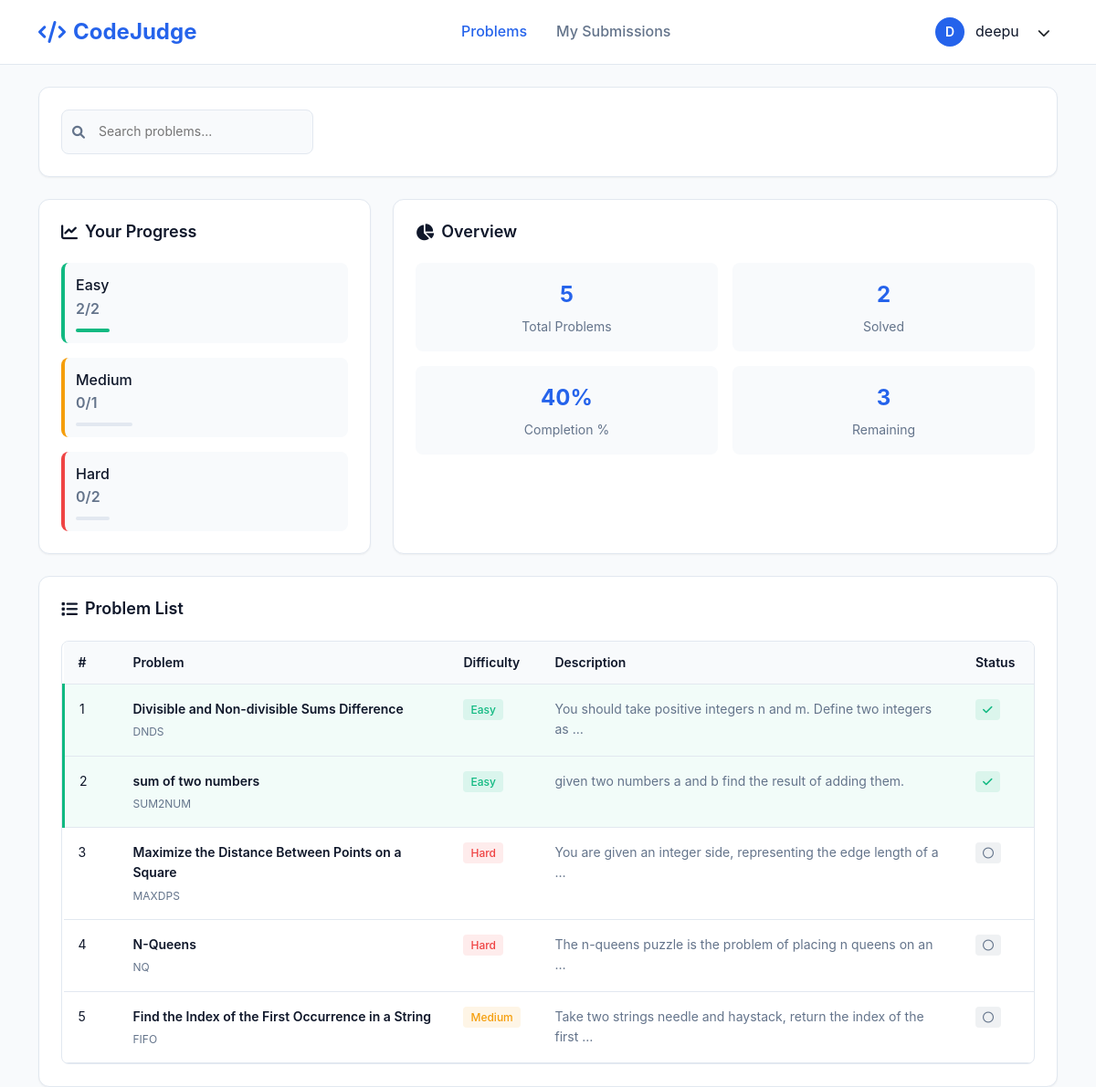
Screenshot of /problems/ (signed in) with the database file from the repository.
### core/models.py (models this page shows, shortened)
class Problem(models.Model):
    DIFFICULTY = (('E','Easy'),('M','Medium'),('H','Hard'))
    name = models.CharField(max_length=100)
    short_code = models.CharField(max_length=40,unique=True)
    statement = models.TextField()
    difficulty = models.CharField(max_length=1,choices=DIFFICULTY)

### core/views.py (the view, shortened to what this page needs)
# urls.py: path('', views.problems_list, name='problems_list'),
def problems_list(request):
    search_query = request.GET.get('search', '').strip()
    problems = Problem.objects.all()
    if search_query:
        problems = problems.filter(
            Q(name__icontains=search_query) |
            Q(short_code__icontains=search_query) |
            Q(statement__icontains=search_query)
        )
    problems = problems.order_by('difficulty', 'name')
    all_problems = Problem.objects.all()
    easy_count = all_problems.filter(difficulty='E').count()
    medium_count = all_problems.filter(difficulty='M').count()
    hard_count = all_problems.filter(difficulty='H').count()
    total_problems_count = all_problems.count()
    context = {
        'problems': problems,
        'search_query': search_query,
        'easy_count': easy_count,
        'medium_count': medium_count,
        'hard_count': hard_count,
        'total_problems_count': total_problems_count,
    }
    if request.user.is_authenticated:
        accepted_submissions = Submission.objects.filter(
            user=request.user,
            verdict='AC'
        ).values_list('problem__short_code', flat=True).distinct()
        solved_problems = set(accepted_submissions)
        easy_solved = 0
        medium_solved = 0
        hard_solved = 0
        for problem in all_problems:
            if problem.short_code in solved_problems:
                if problem.difficulty == 'E':
                    easy_solved += 1
                elif problem.difficulty == 'M':
                    medium_solved += 1
                elif problem.difficulty == 'H':
                    hard_solved += 1
        total_solved = len(solved_problems)
        remaining_problems = total_problems_count - total_solved
        user_progress = {
            'solved_problems': solved_problems,
            'easy_completed': easy_solved,
            'medium_completed': medium_solved,
            'hard_completed': hard_solved,
            'total_solved': total_solved,
            'remaining_problems': remaining_problems,
        }
        context['user_progress'] = user_progress
    return render(request, 'problem_list.html', context)

### core/templates/problem_list.html (shortened to what this page needs)
{% load static %}
<!DOCTYPE html>
<html lang="en">
<head>
    <link href="https://cdn.jsdelivr.net/npm/bootstrap@5.3.0/dist/css/bootstrap.min.css" rel="stylesheet">
    <link href="https://cdnjs.cloudflare.com/ajax/libs/font-awesome/6.0.0/css/all.min.css" rel="stylesheet">
</head>
<body>
    <header class="header">
        <div class="container">
            <div class="header-content">
                <a href="{% url 'core:problems_list' %}" class="logo">
                    <i class="fas fa-code"></i>
                    CodeJudge
                </a>
                <nav class="nav-links">
                    <a href="{% url 'core:problems_list' %}" class="nav-link active">Problems</a>
                    {% if user.is_authenticated %}
                    <a href="{% url 'core:submissions_list' %}" class="nav-link">My Submissions</a>
                    {% endif %}
                </nav>
                <div class="user-profile">
                    {% if user.is_authenticated %}
                    <div class="user-avatar">{{ user.username|first|upper }}</div>
                    <span>{{ user.username }}</span>
                    <div class="dropdown">
                        <button class="btn btn-sm" type="button" data-bs-toggle="dropdown">
                            <i class="fas fa-chevron-down"></i>
                        </button>
                    </div>
                    {% else %}
                    <a href="{% url 'authentication:login-user' %}" class="nav-link">Login</a>
                    <a href="{% url 'authentication:register-user' %}" class="nav-link">Register</a>
                    {% endif %}
                </div>
            </div>
        </div>
    </header>
    <div class="container" style="margin-top: 1.5rem;">
        <div class="search-section">
            <form method="GET" action="{% url 'core:problems_list' %}">
                <div style="display: flex; align-items: center;">
                    <div class="search-container">
                        <i class="fas fa-search search-icon"></i>
                        <input type="text" name="search" class="search-input" placeholder="Search problems..."
                            value="{{ search_query }}">
                    </div>
                </div>
            </form>
        </div>
        {% if user.is_authenticated and not search_query %}
        <div class="dashboard-grid">
            <div class="progress-card">
                <h3 class="card-title">
                    <i class="fas fa-chart-line"></i>
                    Your Progress
                </h3>
                <div class="progress-stats">
                    <div class="stat-item easy">
                        <div>
                            <div class="stat-label">Easy</div>
                            <div class="stat-value">{{ user_progress.easy_completed }}/{{ easy_count }}</div>
                            <div class="progress-bar">
                                <div class="progress-fill easy" data-easy-completed="{{ user_progress.easy_completed }}"
                                    data-easy-total="{{ easy_count }}"></div>
                            </div>
                        </div>
                    </div>
                    <div class="stat-item medium">
                        <div>
                            <div class="stat-label">Medium</div>
                            <div class="stat-value">{{ user_progress.medium_completed }}/{{ medium_count }}</div>
                            <div class="progress-bar">
                            </div>
                        </div>
                    </div>
                    <div class="stat-item hard">
                        <div>
                            <div class="stat-label">Hard</div>
                            <div class="stat-value">{{ user_progress.hard_completed }}/{{ hard_count }}</div>
                            <div class="progress-bar">
                            </div>
                        </div>
                    </div>
                </div>
            </div>
            <div class="quick-stats">
                <h3 class="card-title">
                    <i class="fas fa-chart-pie"></i>
                    Overview
                </h3>
                <div class="stats-grid">
                    <div class="quick-stat">
                        <div class="quick-stat-number">{{ total_problems_count }}</div>
                        <div class="quick-stat-label">Total Problems</div>
                    </div>
                    <div class="quick-stat">
                        <div class="quick-stat-number">{{ user_progress.total_solved }}</div>
                        <div class="quick-stat-label">Solved</div>
                    </div>
                    <div class="quick-stat">
                        <div class="quick-stat-number">
                            {% if total_problems_count > 0 %}
                            {% widthratio user_progress.total_solved total_problems_count 100 %}%
                            {% else %}
                            0%
                            {% endif %}
                        </div>
                        <div class="quick-stat-label">Completion %</div>
                    </div>
                    <div class="quick-stat">
                        <div class="quick-stat-number">{{ user_progress.remaining_problems }}</div>
                        <div class="quick-stat-label">Remaining</div>
                    </div>
                </div>
            </div>
        </div>
        {% endif %}
        <div class="problems-card">
            <h3 class="card-title">
                <i class="fas fa-list"></i>
                {% if search_query %}Search Results{% else %}Problem List{% endif %}
            </h3>
            <div class="table-container">
                <table class="custom-table">
                    <thead>
                        <tr>
                            <th style="width: 60px;">#</th>
                            <th>Problem</th>
                            <th style="width: 100px;">Difficulty</th>
                            <th>Description</th>
                            <th style="width: 80px;">Status</th>
                        </tr>
                    </thead>
                    <tbody>
                        {% for problem in problems %}
                        <tr class="problem-row {% if problem.short_code in user_progress.solved_problems %}solved{% endif %}"
                            data-problem-code="{{ problem.short_code }}"
                            data-problem-url="{% url 'core:problem_detail' problem.short_code %}">
                            <td onclick="navigateToProblem('{{ problem.short_code }}')">
                                {{ forloop.counter }}
                            </td>
                            <td>
                                <a href="{% url 'core:problem_detail' problem.short_code %}" class="problem-name">
                                    {{ problem.name }}
                                </a>
                                <div class="problem-code">{{ problem.short_code }}</div>
                            </td>
                            <td onclick="navigateToProblem('{{ problem.short_code }}')">
                                {% if problem.difficulty == 'E' %}
                                <span class="difficulty-badge easy">Easy</span>
                                {% elif problem.difficulty == 'M' %}
                                <span class="difficulty-badge medium">Medium</span>
                                {% else %}
                                <span class="difficulty-badge hard">Hard</span>
                                {% endif %}
                            </td>
                            <td onclick="navigateToProblem('{{ problem.short_code }}')">
                                <span style="color: var(--text-secondary);">
                                    {{ problem.statement|truncatewords:12 }}
                                </span>
                            </td>
                            <td onclick="navigateToProblem('{{ problem.short_code }}')">
                                {% if problem.short_code in user_progress.solved_problems %}
                                <span class="status-badge solved">
                                    <i class="fas fa-check"></i>
                                </span>
                                {% else %}
                                <span class="status-badge unsolved">
                                    <i class="far fa-circle"></i>
                                </span>
                                {% endif %}
                            </td>
                        </tr>
                        {% endfor %}
                    </tbody>
                </table>
            </div>
        </div>
    </div>
</body>
</html>

### rows the page displays
Problem: name "Divisible and Non-divisible Sums Difference", short_code "DNDS", difficulty "Easy", statement "You should take positive integers n and m. Define two integers as …"
Problem: name "sum of two numbers", short_code "SUM2NUM", difficulty "Easy", statement "given two numbers a and b find the result of adding them."
Problem: name "Maximize the Distance Between Points on a Square", short_code "MAXDPS", difficulty "Hard", statement "You are given an integer side, representing the edge length of a …"
Problem: name "N-Queens", short_code "NQ", difficulty "Hard", statement "The n-queens puzzle is the problem of placing n queens on an …"
Problem: name "Find the Index of the First Occurrence in a String", short_code "FIFO", difficulty "Medium", statement "Take two strings needle and haystack, return the index of the first …"

### other values shown
{{ user.username|first|upper }} "D"
{{ user.username }} "deepu"
{{ user_progress.easy_completed }} "2"
{{ easy_count }} "2"
{{ user_progress.medium_completed }} "0"
{{ medium_count }} "1"
{{ user_progress.hard_completed }} "0"
{{ hard_count }} "2"
{{ total_problems_count }} "5"
{{ user_progress.total_solved }} "2"
{{ user_progress.remaining_problems }} "3"
